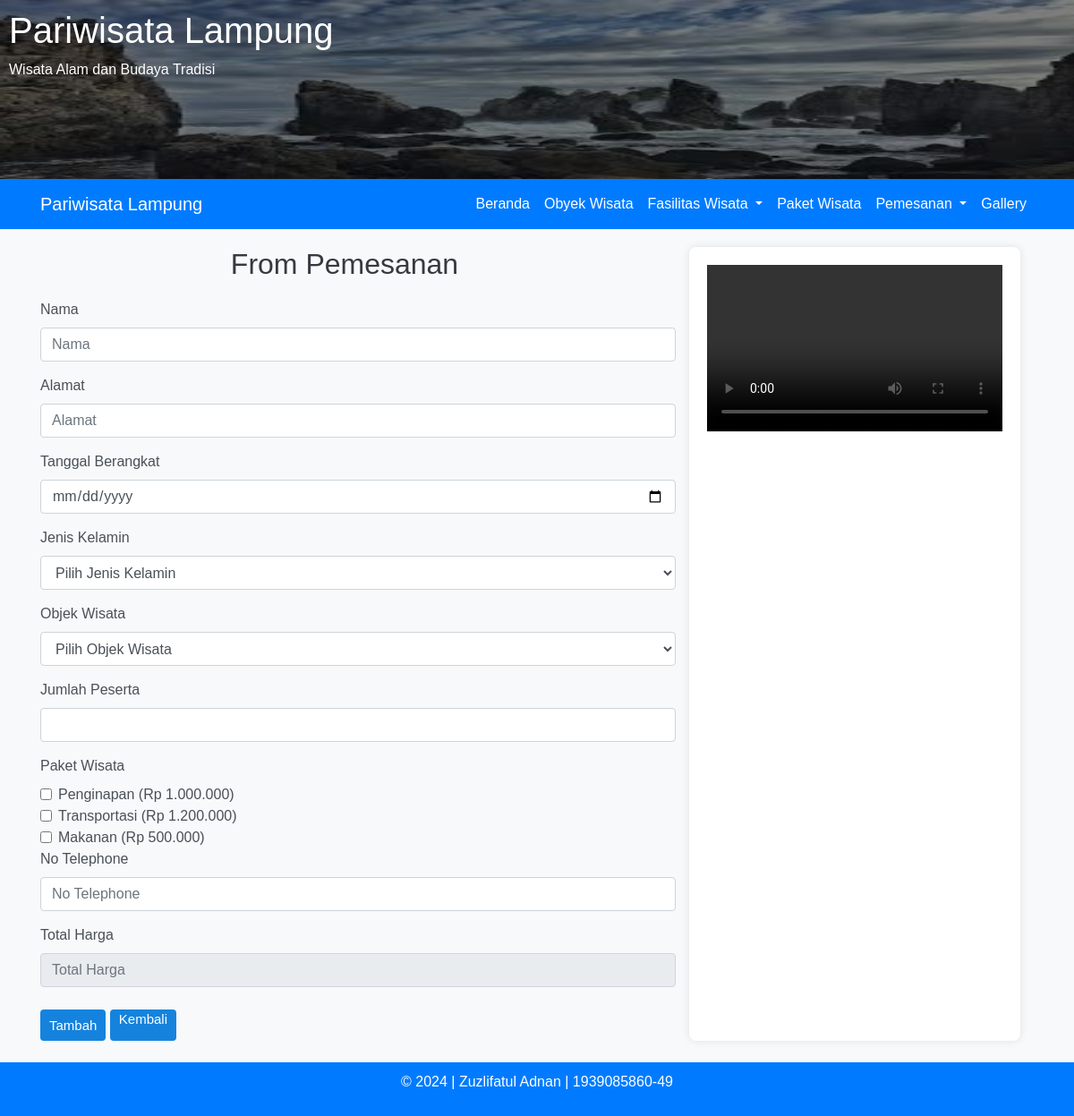
The app's page /pemesanan.php with its own data.
### tables this page shows
CREATE TABLE `paketwisata` (
  `id` int(11) NOT NULL,
  `nama` varchar(255) NOT NULL,
  `harga` decimal(10,0) DEFAULT NULL,
  `created_at` timestamp NULL DEFAULT NULL,
  `updated_at` timestamp NULL DEFAULT NULL
);

### pemesanan.php (the view, shortened to what this page needs)
<?php
include 'config/db.php';
$fetchPaketQuery = "SELECT id, nama, harga FROM paketwisata";
$paketResult = $conn->query($fetchPaketQuery);
?>
<!DOCTYPE html>
<html lang="en">
<head>
    <link href="assets/css/bootstrap.min.css" rel="stylesheet">
    <link rel="stylesheet" href="assets/css/jquery.dataTables.min.css">
    <link href="assets/css/styles.css" rel="stylesheet">
    <link href="assets/css/styles2.css" rel="stylesheet">
</head>
<body>
    <?php include 'templates/userHeader.php'; ?>
    <?php include 'templates/userNav.php'; ?>
    <div class="container content">
        <div class="row">
            <div class="col-md-8">
                <div class="row justify-content-center">
                    <h2 class="text-center">From Pemesanan</h2>
                </div>
                <form action="pemesananKonfirmasi.php" method="post">
                    <div class="form-group">
                        <label for="inputNama">Nama</label>
                        <input id="inputNama" class="form-control" type="text" name="nama" placeholder="Nama" required>
                    </div>
                    <div class="form-group">
                        <label for="inputAlamat">Alamat</label>
                        <input id="inputAlamat" class="form-control" type="text" name="alamat" placeholder="Alamat"
                            required>
                    </div>
                    <div class="form-group">
                        <label for="inputTglBerangkat">Tanggal Berangkat</label>
                        <input id="inputTglBerangkat" class="form-control" type="date" name="tanggalBerangkat" required>
                    </div>
                    <div class="form-group">
                        <label for="jenisKelamin">Jenis Kelamin</label>
                        <select class="form-control" name="jekel" id="jenisKelamin" required>
                            <option value="">Pilih Jenis Kelamin</option>
                        </select>
                    </div>
                    <div class="form-group">
                        <label for="inputObjekWisata">Objek Wisata</label>
                        <select class="form-control" name="objekWisataId" id="inputObjekWisata" required>
                            <option value="">Pilih Objek Wisata</option>
                        </select>
                    </div>
                    <div class="form-group">
                        <label for="inputJumlahPaket">Jumlah Peserta</label>
                        <input id="inputJumlahPaket" class="form-control" type="number" name="jumlahPeserta"
                            onchange="calculateTotal()" required>
                    </div>
                    <label for="">Paket Wisata</label>
                    <?php
                    while ($row = $paketResult->fetch_assoc()) {
                        echo '<div class="form-check">
                        <label class="form-check-label">
                            <input type="checkbox" class="form-check-input" name="paket[]" value="' . htmlspecialchars($row['id'], ENT_QUOTES, 'UTF-8') . '" data-harga="' . htmlspecialchars($row['harga'], ENT_QUOTES, 'UTF-8') . '" onchange="calculateTotal()">
                            ' . htmlspecialchars($row['nama'], ENT_QUOTES, 'UTF-8') . ' (Rp ' . number_format($row['harga'], 0, ',', '.') . ')
                        </label>
                    </div>';
                    }
                    ?>
                    <div class="form-group">
                        <label for="inputNo">No Telephone</label>
                        <input id="inputNo" class="form-control" type="number" name="noTelephone"
                            placeholder="No Telephone" required>
                    </div>
                    <div class="form-group">
                        <label for="inputTotal">Total Harga</label>
                        <input id="inputTotal" class="form-control" type="number" name="totalHarga"
                            placeholder="Total Harga" required readonly>
                    </div>
                    <button type="submit" class="btn btn-outline-success">Tambah</button>
                    <a href="pemesananCari.php" class="btn btn-outline-warning">Kembali</a>
                </form>
            </div>
            <div class="col-md-4">
                <div class="embed-responsive embed-responsive-16by9 mb-4">
                    <video class="embed-responsive-item" controls>
                        <source src="assets/video/video.mp4" type="video/mp4">
                    </video>
                </div>
            </div>
        </div>
    </div>
    <br>
    <?php include 'templates/footer.php'; ?>
</body>
</html>

### assets/css/styles.css (style rules this page uses)
.content { margin-top: 20px; }
.btn { height: 35px; background: #1583dd; border: 0; border-radius: 5px; color: #fff; font-size: 15px; cursor: pointer; transition: all .3s; margin-top: 10px; padding: 0px 10px; }

### assets/css/styles2.css (style rules this page uses)
body { background-color: #f8f9fa; font-family: Arial, sans-serif; }
.row { width: 100%; }
.col-md-4 { background: #ffffff; padding: 20px; border-radius: 8px; box-shadow: 0 0 10px rgba(0, 0, 0, 0.1); }
h2 { margin-bottom: 20px; color: #343a40; text-align: center; }
.form-group { margin-bottom: 15px; }
label { color: #495057; }
.form-control { border-radius: 4px; border: 1px solid #ced4da; }
.btn { border-radius: 4px; }

### records on screen
paketwisata: nama "Penginapan", harga "1.000.000"
paketwisata: nama "Transportasi", harga "1.200.000"
paketwisata: nama "Makanan", harga "500.000"
